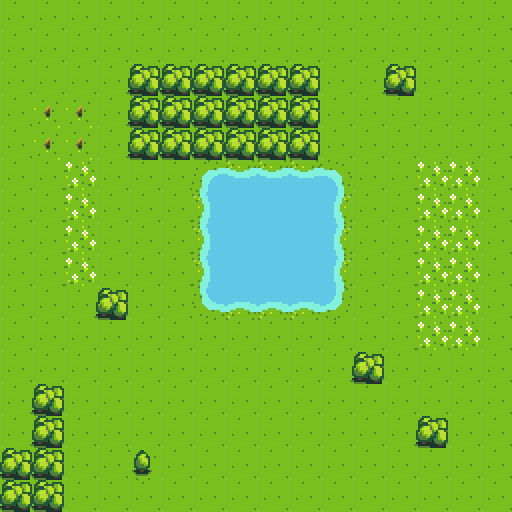

Rendered tile map (Tiled .tmx) drawn with the repository's tilesets; below, a short description and the full map source, tile grids included:
An orthogonal 16x16 tile map with 32x32 px tiles, 1 tile layer (background) and 2 objects.

<map version="1.10" tiledversion="1.10.1" orientation="orthogonal" renderorder="right-down" width="16" height="16" tilewidth="32" tileheight="32" infinite="0" nextlayerid="3" nextobjectid="17">
 <tileset firstgid="1" name="spritesheetTileSet" tilewidth="32" tileheight="32" tilecount="15" columns="15">
  <image source="spritesheet.png" width="480" height="32" />
  <tile id="2">
   <objectgroup draworder="index" id="2">
    <object id="1" x="7.83923" y="0.244976">
     <polygon points="0,0 2.26603,15.801 8.14545,21.5579 20.4555,23.5177 23.9464,23.7014 23.9464,-0.30622" />
    </object>
   </objectgroup>
  </tile>
  <tile id="6">
   <objectgroup draworder="index" id="2">
    <object id="1" x="0" y="0" width="32" height="32" />
   </objectgroup>
  </tile>
 </tileset>
 <layer id="1" name="background" width="16" height="16">
  <data encoding="csv">
2,2,2,2,2,2,2,2,2,2,2,2,2,2,2,2,
2,2,2,2,2,2,2,2,2,2,2,2,2,2,2,2,
2,2,2,2,7,7,7,7,7,7,2,2,7,2,2,2,
2,12,12,2,7,7,7,7,7,7,2,2,2,2,2,2,
2,12,12,2,7,7,7,7,7,7,2,2,2,2,2,2,
2,2,13,2,2,2,2684354563,536870916,536870916,536870916,3221225475,2,2,13,13,2,
2,2,13,2,2,2,4,1,1,1,2147483652,2,2,13,13,2,
2,2,13,2,2,2,4,1,1,1,2147483652,2,2,13,13,2,
2,2,13,2,2,2,4,1,1,1,2147483652,2,2,13,13,2,
2,2,2,7,2,2,3,1610612740,1610612740,1610612740,1610612739,2,2,13,13,2,
2,2,2,2,2,2,2,2,2,2,2,2,2,13,13,2,
2,2,2,2,2,2,2,2,2,2,2,7,2,2,2,2,
2,7,2,2,2,2,2,2,2,2,2,2,2,2,2,2,
2,7,2,2,2,2,2,2,2,2,2,2,2,7,2,2,
7,7,2,2,6,2,2,2,2,2,2,2,2,2,2,2,
7,7,2,2,2,2,2,2,2,2,2,2,2,2,2,2
</data>
 </layer>
</map>